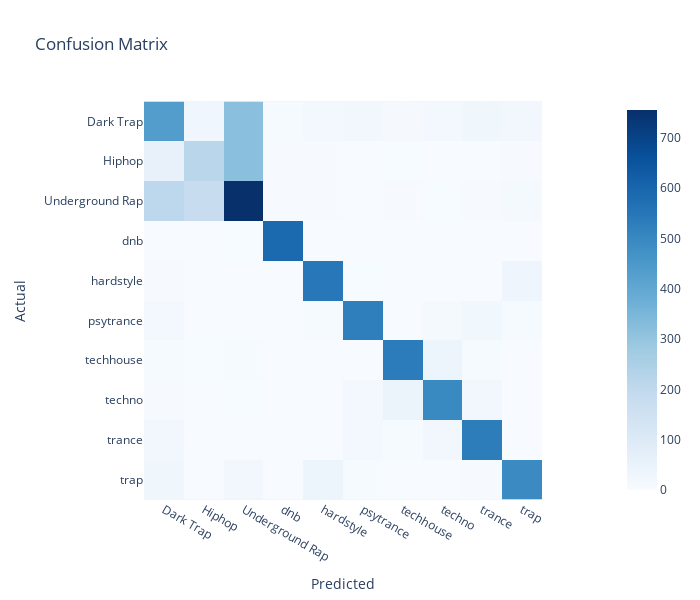

Notebook source saved alongside this figure:
### Markdown cell above
## 7. Confusion Matrix

### Code cell
# Cell 8 — Compute & plot confusion matrix
cm = confusion_matrix(y_test, y_pred)
fig_cm = px.imshow(
    cm,
    x=le.classes_,
    y=le.classes_,
    color_continuous_scale="Blues",
    labels={"x":"Predicted", "y":"Actual"},
    title="Confusion Matrix"
)
fig_cm.update_layout(width=700, height=600)
fig_cm.show()

### Figure 1 — Plotly figure (JSON) as saved in the notebook; plotly's stock layout.template omitted (floating-point values rounded to 4 significant figures)
{"data": [{"coloraxis": "coloraxis", "hovertemplate": "Predicted: %{x}<br>Actual: %{y}<br>color: %{z}<extra></extra>", "name": "0", "type": "heatmap", "x": ["Dark Trap", "Hiphop", "Underground Rap", "dnb", "hardstyle", "psytrance", "techhouse", "techno", "trance", "trap"], "xaxis": "x", "y": ["Dark Trap", "Hiphop", "Underground Rap", "dnb", "hardstyle", "psytrance", "techhouse", "techno", "trance", "trap"], "yaxis": "y", "z": [[434, 29, 320, 8, 19, 22, 9, 19, 32, 24], [58, 216, 320, 3, 3, 0, 2, 0, 1, 3], [209, 182, 755, 4, 5, 1, 4, 2, 3, 10], [0, 1, 2, 590, 0, 0, 0, 0, 0, 0], [5, 0, 0, 0, 546, 2, 0, 0, 0, 34], [17, 0, 0, 0, 7, 526, 0, 10, 25, 7], [7, 2, 8, 0, 0, 0, 534, 38, 6, 0], [5, 0, 2, 0, 0, 19, 47, 496, 22, 0], [21, 0, 1, 0, 0, 19, 6, 21, 531, 1], [30, 1, 22, 0, 41, 8, 0, 0, 3, 493]]}], "layout": {"coloraxis": {"colorscale": [[0, "rgb(247,251,255)"], [0.125, "rgb(222,235,247)"], [0.25, "rgb(198,219,239)"], [0.375, "rgb(158,202,225)"], [0.5, "rgb(107,174,214)"], [0.625, "rgb(66,146,198)"], [0.75, "rgb(33,113,181)"], [0.875, "rgb(8,81,156)"], [1, "rgb(8,48,107)"]]}, "height": 600, "title": {"text": "Confusion Matrix"}, "width": 700, "xaxis": {"anchor": "y", "constrain": "domain", "domain": [0, 1], "scaleanchor": "y", "title": {"text": "Predicted"}}, "yaxis": {"anchor": "x", "autorange": "reversed", "constrain": "domain", "domain": [0, 1], "title": {"text": "Actual"}}}}
